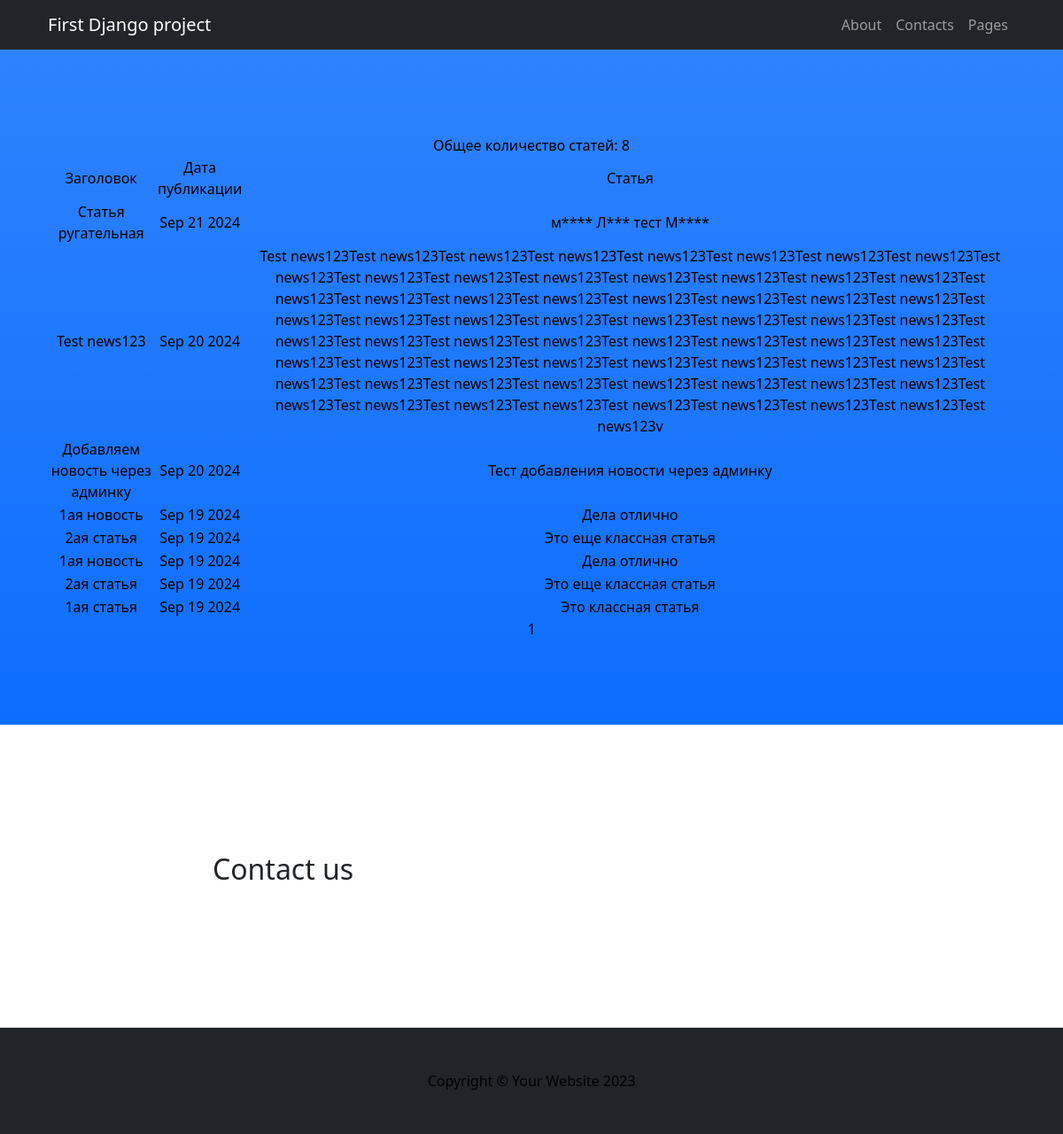
The page /news/ on the database as committed earlier.
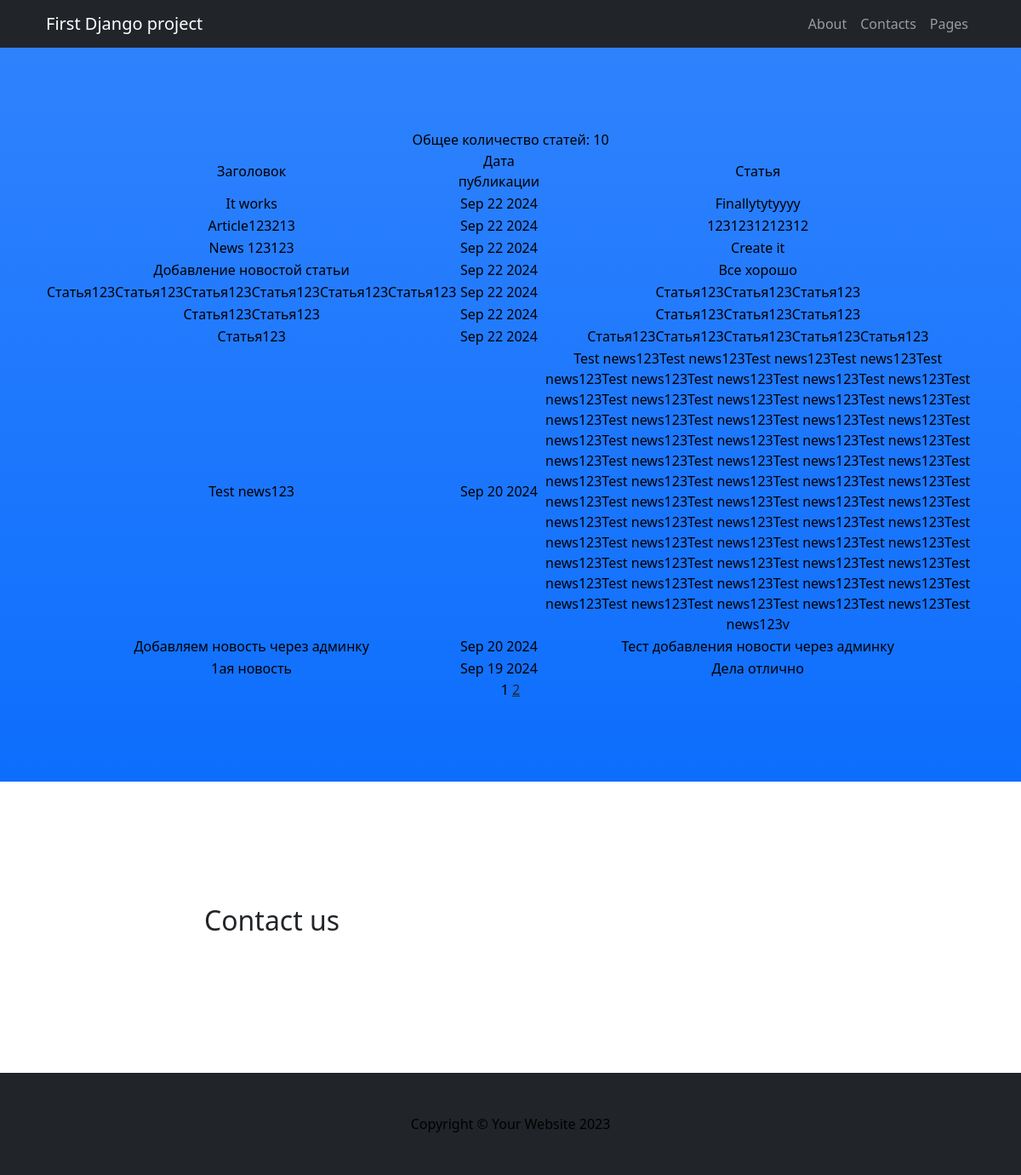
The same page on the database as committed later.
### news_portal_dev/models.py (models this page shows, shortened)
class Post(models.Model):
    ARTICLE = 'article'
    NEWS = 'news'
    POST_TYPES = [
        (ARTICLE, 'Статья'),
        (NEWS, 'Новость')
    ]
    author = models.ForeignKey(Author, on_delete=models.CASCADE)
    post_type = models.CharField(choices=POST_TYPES, max_length=7)
    timestamp = models.DateTimeField(auto_now_add=True)
    category = models.ManyToManyField(Category, through='PostCategory')
    title = models.CharField(max_length=200)
    content = models.TextField()
    _rating = models.IntegerField(default=0)

### news_portal_dev/views.py (the view)
# urls.py: path('', NewsList.as_view(), name='news_list'),
class NewsList(ListView):
    model = Post
    ordering = '-timestamp'
    template_name = 'news_list.html'
    context_object_name = 'news'
    paginate_by = 10
    def get_context_data(self, **kwargs):
        context = super().get_context_data(**kwargs)
        context['lenght'] = len(Post.objects.all())
        return context

### news_portal_dev/templatetags/custom_filters.py (called while the page is built)
@register.filter()
def badwords(value):
   try:
       value = str(value)
   except ValueError as e:
      return f'Exception {e}'
   new_news = ''
   value = value.split()
   for word in value:
       if word.lower() not in BAD_WORDS:
           new_news += word + '\n'
       else:
          new_news += word[0] + '*' * (len(word) - 1) + '\n'
   return f'{new_news}'

### news_portal_dev/templatetags/custom_tags.py (called while the page is built)
@register.simple_tag(takes_context=True)
def url_replace(context, **kwargs):
   d = context['request'].GET.copy()
   for k, v in kwargs.items():
       d[k] = v
   return d.urlencode()

### templates/news_list.html (shortened to what this page needs)
{% extends 'flatpages/default.html' %}
{% load custom_filters %}
{% load custom_tags %}
{% block content %}
{% if news %}
Общее количество статей: {{ news|length }}
<table>
    <tr>
        <td>Заголовок</td>
        <td>Дата публикации</td>
        <td>Статья</td>
    </tr>
    {% for new in news %}
    <tr>
        <td>{{ new.title }}</td>
        <td>{{ new.timestamp |date:'M d Y' }}</td>
        <td>{{ new.content| badwords }} </td>
        {% endfor %}
    </tr>
</table>
{% endif %}
   {{ page_obj.number }}
   {% if page_obj.has_next %}
       <a href="?{% url_replace page=page_obj.next_page_number %}">{{ page_obj.next_page_number }}</a>
   {% endif %}
{% endblock content %}

Rows that differ between the two databases and show on the page:
removed Post: title "Статья ругательная", timestamp "Sep 21 2024", content|badwords "м**** Л*** тест М****"
no longer on this page (row unchanged): Post: title "2ая статья", timestamp "Sep 19 2024", content|badwords "Это еще классная статья"
no longer on this page (row unchanged): Post: title "1ая новость", timestamp "Sep 19 2024", content|badwords "Дела отлично"
removed Post: title "2ая статья", timestamp "Sep 19 2024", content|badwords "Это еще классная статья"
no longer on this page (row unchanged): Post: title "1ая статья", timestamp "Sep 19 2024", content|badwords "Это классная статья"
added Post: title "It works", timestamp "Sep 22 2024", content|badwords "Finallytytyyyy"
added Post: title "Article123213", timestamp "Sep 22 2024", content|badwords "1231231212312"
added Post: title "News 123123", timestamp "Sep 22 2024", content|badwords "Create it"
added Post: title "Добавление новостой статьи", timestamp "Sep 22 2024", content|badwords "Все хорошо"
added Post: title "Статья123Статья123Статья123Статья123Статья123Статья123", timestamp "Sep 22 2024", content|badwords "Статья123Статья123Статья123"
added Post: title "Статья123Статья123", timestamp "Sep 22 2024", content|badwords "Статья123Статья123Статья123"
added Post: title "Статья123", timestamp "Sep 22 2024", content|badwords "Статья123Статья123Статья123Статья123Статья123"
Other text that changed with them:
{{ news|length }}: "8" → "10"
{{ page_obj.next_page_number }}: (not shown) → "2"
